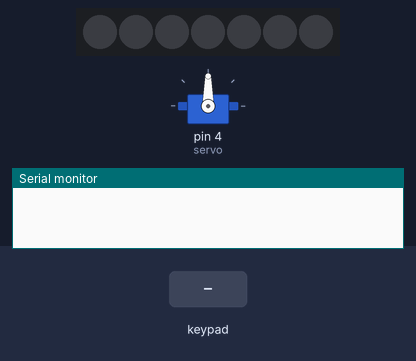
Recording of a sketch running on a simulated Arduino Uno, built with avr-gcc and run on an emulated ATmega328P. Parts: 7 RGB LEDs in strip order, left to right, servo, the last lines printed to the serial monitor. The inputs (shaded band) are chosen by the test bench. Dim RGB values are drawn brighter than linear.

Above: at 1.2 s.
1.3 s: keypad keys 1 2 * pressed 0.4 s apart
At 5.3 s:
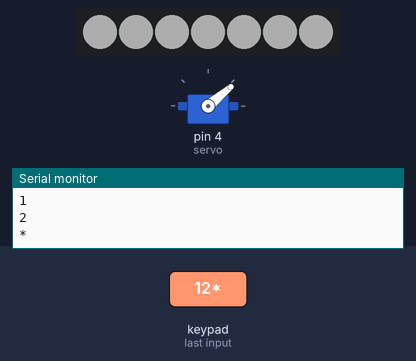
5.5 s: key 'A' pressed
At 6.9 s:
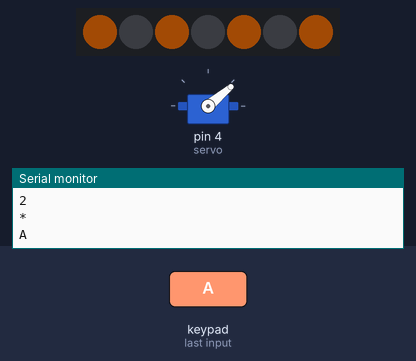
7.3 s: keypad keys 2 5 D pressed 0.4 s apart
At 11.3 s:
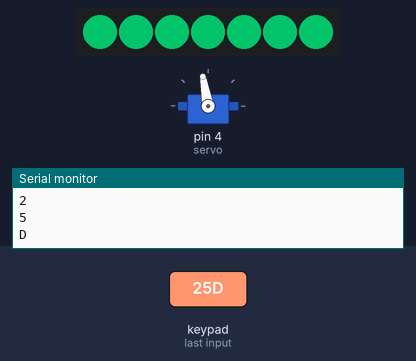
11.5 s: key 'B' pressed
At 13.1 s:
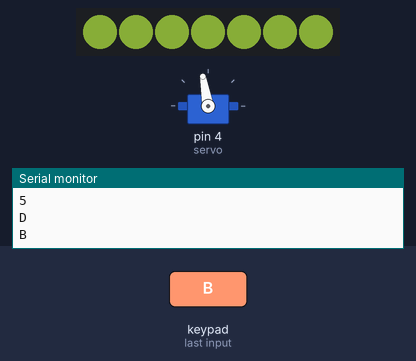
13.4 s: key 'C' pressed
At 14.1 s:
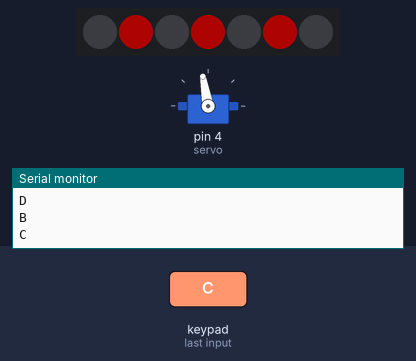
15.0 s: keypad keys 1 2 # pressed 0.4 s apart
At 19.3 s:
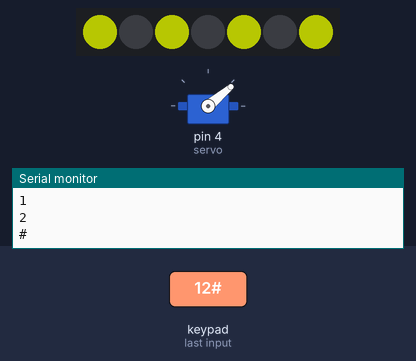
Timing chart, 0 to 20.2 s (numbered marks = the images above; inputs shaded):
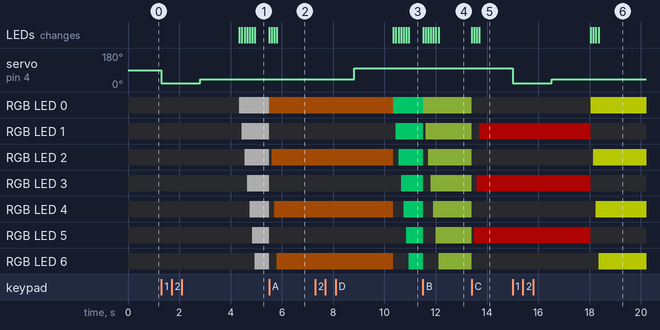

The sketch:

5.3CM.ino
```cpp
#include <Adafruit_NeoPixel.h> //Ibcluimos la libreria
#include <Keypad.h> //agregamos el keypad
#include <Servo.h> //agragamos el servomotor
#define tiempo() delay(1500)
#define FILAS 4 //definimos filas
#define COLUMNAS 4 //definimos columnas
Adafruit_NeoPixel tira = Adafruit_NeoPixel(7,2);
char keys[FILAS][COLUMNAS] = { //colocamos el keypad
  {'1','2','3','A'},
  {'4','5','6','B'},
  {'7','8','9','C'},
  {'*','0','#','D'}
};
char key;
byte Filas[FILAS]={9,10,11,12}; //los pines de filas
byte Columnas[COLUMNAS] = {13,A0,A1,A2}; //los pines de columnas
Keypad teclado = Keypad(makeKeymap(keys),Filas, Columnas,FILAS,COLUMNAS); //el código del keypad
Servo servo;
void setup() {
  Serial.begin(9600);
  tira.begin();
  tira.show();
  servo.attach(4);
}
void loop() {
  key = teclado.getKey(); //agregamos el teclado
  if(key){
  Serial.println(key);
  }else{
    tira.clear();
  }
  switch(key){
    case '0':
      servo.write(0);
      tiempo();
    break;

    case '1': //definimos los numeros para el servomotor
      servo.write(20);
      tiempo();
    break;

    case '2':
      servo.write(40);
      tiempo();
    break;

    case '3':
      servo.write(60);
      tiempo();
    break;

    case '4':
      servo.write(80);
      tiempo();
    break;

    case '5':
      servo.write(100);
      tiempo();
    break;

    case '6':
      servo.write(120);
      tiempo();
    break;

    case '7':
      servo.write(140);
      tiempo();
    break;

    case '8':
      servo.write(160);
      tiempo();
    break;

    case '9':
      servo.write(180);
      tiempo();
    break;

    case 'A': //definimos las letras para el led
      for(int i = 0; i<7; i = i+2 ){
        tira.setBrightness(100);
        tira.setPixelColor(i, 90,43,5);
       tira.show();
        delay(100);
      }
    break;

    case 'B':
      for(int i = 0; i<7; i++) {
        tira.setBrightness(100);
        tira.setPixelColor(i, 100,128,43);
        tira.show();
       delay(100);
     }
    break;

    case 'C':
     for(int i = 7; i>=-1; i = i-2) {
       tira.setBrightness(100);
        tira.setPixelColor(i, 128, 5, 5);
       tira.show();
       delay(100);
     }
    break;

    case 'D':
      for(int i = 0; i<7; i++) {
       tira.setBrightness(100);
        tira.setPixelColor(i, 5, 240, 128);
        tira.show();
       delay(100);
     }
    break;

    case '*' :
      for(int i=0;i<7 ;i++){
          tira.setBrightness(100);
          tira.setPixelColor(i, 128, 128, 128);
          tira.show();
          delay(100);
      }
    break;

    case '#':
      for(int i = 0; i<7; i = i+2 ){
       tira.setBrightness(100);
       tira.setPixelColor(i, 230,250,5);
       tira.show();
        delay(100);
      }
    break;
}

} //terminamos código
```

Measured:
- after the input at 1.3 s, servo on pin 4 (servo): 90° → 20° at once, → 40° 1.5 s later; RGB LED 0: off → RGB(50, 50, 50) after 3.0 s; RGB LED 1: off → RGB(50, 50, 50) after 3.1 s; RGB LED 2: off → RGB(50, 50, 50) after 3.2 s; RGB LED 3: off → RGB(50, 50, 50) after 3.3 s; the LEDs: first change after 3.0 s (image 1 shows a later state)
- after the input at 5.5 s, RGB LED 0: RGB(50, 50, 50) → RGB(35, 16, 1) at once; RGB LED 1: RGB(50, 50, 50) → off at once
- after the input at 7.3 s, servo on pin 4 (servo): 40° → 100° after 1.5 s; RGB LED 0: RGB(35, 16, 1) → RGB(1, 94, 50) after 3.0 s
- after the input at 11.5 s, RGB LED 0: RGB(1, 94, 50) → RGB(39, 50, 16) at once; RGB LED 1: RGB(1, 94, 50) → off at once, → RGB(39, 50, 16) 0.10 s later
- after the input at 13.4 s, RGB LED 0: RGB(39, 50, 16) → off at once; RGB LED 1: RGB(39, 50, 16) → off at once, → RGB(50, 1, 1) 0.30 s later
- after the input at 15.0 s, servo on pin 4 (servo): 100° → 20° at once, → 40° 1.5 s later; RGB LED 0: off → RGB(90, 98, 1) after 3.0 s; RGB LED 1, RGB LED 3, RGB LED 5: RGB(50, 1, 1) → off after 3.0 s; RGB LED 2: off → RGB(90, 98, 1) after 3.1 s; RGB LED 4: off → RGB(90, 98, 1) after 3.2 s; the LEDs: first change after 3.0 s (image 6 shows a later state)
